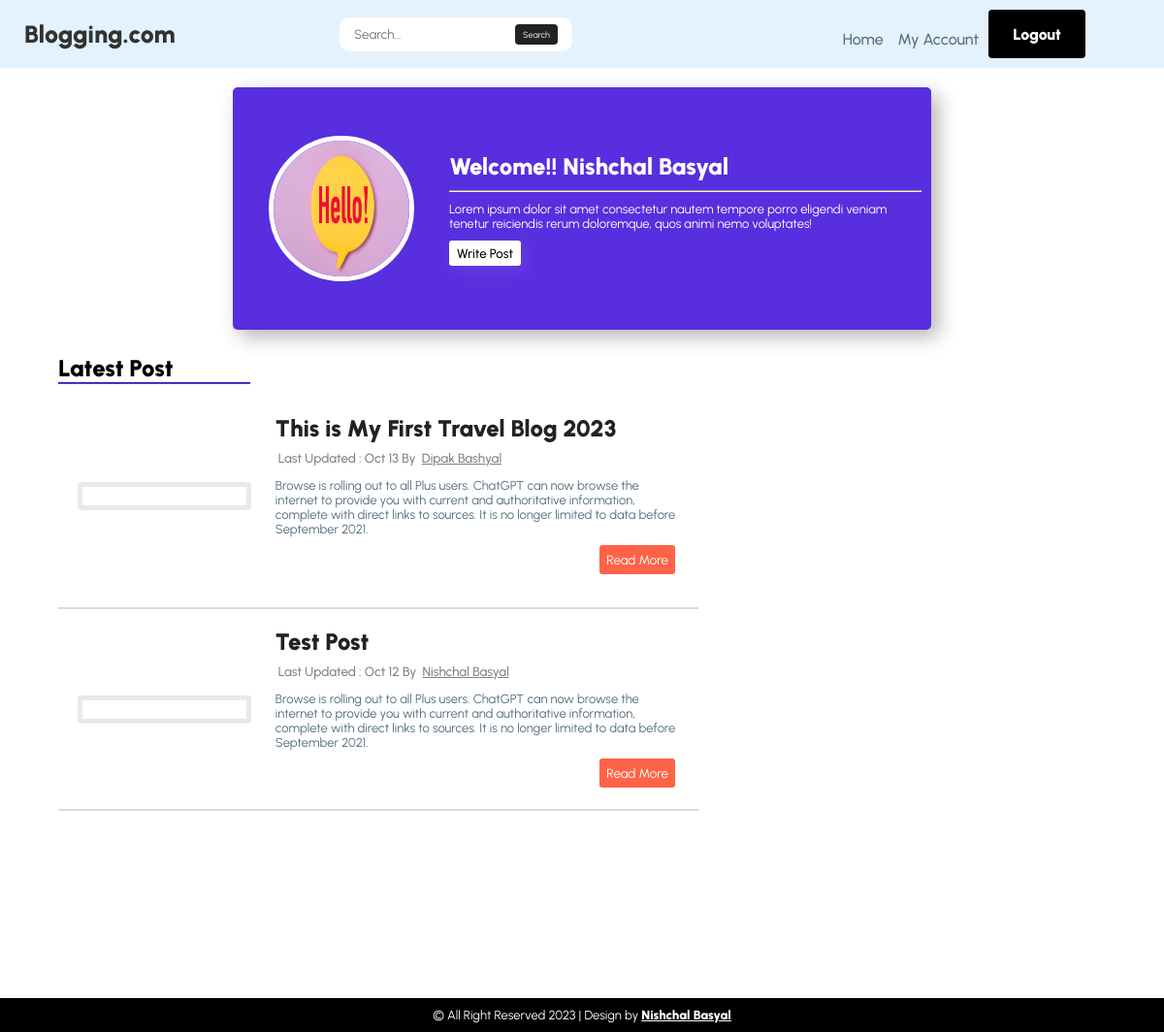
The page / (signed in) on the database its author committed.
### blog/models.py (models this page shows, shortened)
class CustomBlogUser(AbstractUser):
     id = models.UUIDField(primary_key=True, default=uuid.uuid4, editable=False)
     fullname =  models.CharField(max_length=50)
     bio =  models.TextField(max_length=150,blank=True,null=True)
     levelofAuthor = {
          (1, "Level 1 Author"),
          (2, "Level 2 Author"),
          (3, "Level 3 Author"),
     }
     profile_picture = CloudinaryField('Image',overwrite=True,format="png",blank=True,null=True)
     authorLevel =  models.IntegerField(choices=levelofAuthor,default=1)
     total_followers = models.PositiveIntegerField(default=0,blank=True,null=True)
     total_following = models.PositiveIntegerField(default=0,blank=True,null=True)
     totalpost = models.PositiveIntegerField(default=0,blank=True,null=True)
     totalcomment = models.PositiveIntegerField(default=0,blank=True,null=True)
     totalreply = models.PositiveIntegerField(default=0,blank=True,null=True)
     socialLink1 =  models.URLField(blank=True,null=True)
     socialLink2 =  models.URLField(blank=True,null=True)
     socialLink3 =  models.URLField(blank=True,null=True)
     updated_at = models.DateTimeField(auto_now=True)
     is_staff = models.BooleanField(default=False)
     is_active = models.BooleanField(default=True)
     obj = CustomUserManager()
     class Meta:
          ordering = ('-date_joined',)

class Post(models.Model):
     id = models.UUIDField(primary_key=True, default=uuid.uuid4, editable=False)
     user =  models.ForeignKey(to=CustomBlogUser,  on_delete=models.DO_NOTHING)
     title = models.CharField(max_length=200)
     summary = models.CharField(max_length=500,blank=True,null=True)
     description =  RichTextField()
     slug = models.SlugField(max_length=255, blank=True,null=True)
     created_at = models.DateTimeField(auto_now_add=True)
     updated_at = models.DateTimeField(auto_now=True)
     featureImage = CloudinaryField('FeatureImage',overwrite=True,format="png",blank=True,null=True)
     class Meta:
          ordering = ('-created_at',)

### blog/views.py (the view)
# urls.py: path('', home,name="home"),
def home(request):
    context = Reusable_Context(request)
    allPost = Post.objects.all()
    context['allPost'] = allPost
    return render(request,"home.html" ,context);

### blog/views.py (called while the page is built)
def Reusable_Context(request):
        context = {};
        if request.user.is_authenticated:
            context['authenticated'] = True
            username  = request.user.username
            user = CustomBlogUser.objects.get(username=username)
            context['user'] =  user
            context['fullname'] = user.fullname
            context['profile_picture'] = user.profile_picture
            context['username'] = request.user.username
        else:
            context['authenticated'] = False
        return context

### blog/templates/home.html (shortened to what this page needs)
{% extends "base.html" %}  {% load static %}
{% block content %}
<section class="home">
{% include "hero.html"  with username=username%}
  <div class="blog-content">
    <div class="blog-archive">
      <span class="header">
        <h1 class="latest-post">Latest Post</h1>
        <hr />
      </span>
       {% for post in allPost %}
          {% include "post_card.html" with post=post %}
      {% endfor %}
    </div>
  </div>
</section>
{% endblock %}

### blog/templates/hero.html
{% load static %}
<div class="hero">
    <div class="left-section">
      <span class="image-round">
        {% if  username and profile_picture%}
        <img src="https://res.cloudinary.com/dy8cpoo0r/image/upload/v1696246485/{{profile_picture}}.png" alt="{{username}}"/>
        {% else %}
        <img src="{% static "assets/images/Hello.png" %}" alt="welcome.image"/>
        {% endif %}
      </span>
    </div>
    <div class="right-section">
      <h2>
      {% if user.is_authenticated %}
          {% if fullname %}
          Welcome!! {{fullname}}
          {% else %}
          Welcome!! {{username}}
          {% endif %}
      {% else %}
           Welcome !!
      {% endif %}
      </h2>
      <hr />
      <p>
        Lorem ipsum dolor sit amet consectetur nautem tempore porro eligendi
        veniam tenetur reiciendis rerum doloremque, quos animi nemo voluptates!
      </p>
      {% if username %}
      <button onClick="write_func(true)">Write Post</button>
      {% else %}
      <button onClick="login_func(true)">Explore</button>
      {% endif %}
    </div>
  </div>

### blog/templates/post_card.html (shortened to what this page needs)
 <div class="blog-card">
  {% if  post.featureImage%}
  <div class="left-img-section">
  </div>
  {% endif %}
  <div class="right-content-section">
    <h1 class="blog-title" onClick="single_post_func('{{post.slug}}')">{{post.title}}</h1>
    <span><p>
       Last Updated : {{post.updated_at | date:"M j"}} By <span>
        <a href="{% url "author.url" post.user.username  %}">
          {% if  post.user.fullname%}
          {{post.user.fullname}}
          {% else %}
          {{post.user.username}}
          {% endif %}
        </a>
      </span>
    </p>
  </span>
     <p class="blog-meta-description">
       {{post.summary | safe}}
    </p>
    <span class="btn">
      {% if isAuth %}
      <button class="btn-post" onClick="single_post_edit_func('{{post.slug}}')">Edit</button>
      <button class="btn-post" onClick="single_post_delete_func('{{post.slug}}')">Delete</button>
      {% else %}
      <button class="btn-post" onClick="single_post_func('{{post.slug}}')">Read More</button>
      {% endif %}
    </span>
  </div>
</div>

### static/css/style.css (style rules this page uses)
* { margin: 0; padding: 0; box-sizing: border-box; font-family: 'Urbanist'; }
:root { --secondary: #e3f2fd; --primary: #582EDE; --third: #7558d3; --text-primary: #222222; --text-secondary: #546e7a; --border-color: rgb(233, 233, 233); --background-color : #dcdedf; }
.home { display: flex; justify-content: start; align-items: center; flex-direction: column; width: 100%; }
.home .hero { width: 60%; color: white; display: flex; margin: 20px 10px; padding: 10px 5px; background-color: var(--primary); justify-content: center; align-items: center; flex-direction: row; height: 250px; gap: 2; border-radius: 5px; box-shadow: 7px 7px 20px rgba(0, 0, 0, 0.3); }
.hero .left-section { width: 30%; height: 100%; display: flex; justify-content: center; align-items: center; text-align: center; }
.hero .left-section .image-round { width: 150px; height: 150px; border-radius: 50%; border: 5px solid white; overflow: hidden; display: block; }
.hero .left-section img { width: 100%; height: 100%; }
.hero .right-section { width: 70%; height: 100%; padding: 0 5px; gap: 10px; display: flex; justify-content: center; flex-direction: column; align-items: start; }
.hero .right-section h2 { text-transform: capitalize; font-weight: bold; }
.hero .right-section hr { width: 100%; }
.hero .right-section p { width: 100%; font-size: small; }
.hero .right-section button { background-color: white; padding: 5px 8px; border-radius: 3px; font-weight: 500; cursor: pointer; border: none; transition: 0.3 ease-in-out; box-shadow: 5px 5px 20px rgba(255, 255, 255, 0.1); }
.blog-content { width: 100%; display: flex; flex-direction: row; flex-wrap: wrap; margin-top: 5px; gap: 5px; }
.blog-archive { width: 65%; display: flex; flex-direction: column; min-height: 83vh; margin-right: 5px; padding: 0px 60px; gap: 10px; }
.blog-archive .header { width: 100%; gap: 11px; }
.blog-archive .header hr { color: var(--primary); height: 2px; background-color: var(--primary); border-color: var(--primary); width: 30%; }
.blog-card { width: 100%; display: flex; flex-direction: row; justify-content: center; align-items: center; min-height: 210px; padding: 5px 20px; gap: 10px; }
.blog-card:nth-child(odd) { border-top: 2px solid rgb(217, 217, 217); border-bottom: 2px solid rgb(217, 217, 217); }
.blog-card .left-img-section { width: 40%; overflow: none; display: block; margin: 0 auto; border: 5px solid rgb(233, 233, 233); border-radius: 4px; }
.blog-card .left-img-section { width: 30%; overflow: none; display: block; margin: 0 auto; border: 5px solid rgb(233, 233, 233); border-radius: 4px; }
.blog-card .right-content-section { width: 70%; display: flex; flex-direction: column; margin-left: 15px; }
.blog-card .right-content-section h1 { font-size: x-large; color: var(--text-primary); cursor: pointer; }
.blog-card .right-content-section span p { font-size: smaller; color: gray; padding: 3px; font-weight: 500; cursor: pointer; }
.blog-card .right-content-section span p a { color: gray; padding: 3px; cursor: pointer; }
.blog-card .right-content-section p { font-size: small; color: var(--text-secondary); margin: 5px 0px; }
.blog-card .right-content-section .btn { width: 100%; text-align: end; }
.blog-card .right-content-section button { background-color: tomato; border: none; color: white; padding: 7px; width: fit-content; margin: 4px; border-radius: 3px; cursor: pointer; }

### rows shown on the page
CustomBlogUser: fullname "Nishchal Basyal"
Post: title "This is My First Travel Blog 2023", updated_at "Oct 13", user.fullname "Dipak Bashyal", summary "Browse is rolling out to all Plus users. ChatGPT can now browse the internet to provide you with current and authoritative information, complete with direct links to sources. It is no longer limited to data before September 2021."
Post: title "Test Post", updated_at "Oct 12", user.fullname "Nishchal Basyal", summary "Browse is rolling out to all Plus users. ChatGPT can now browse the internet to provide you with current and authoritative information, complete with direct links to sources. It is no longer limited to data before September 2021."
